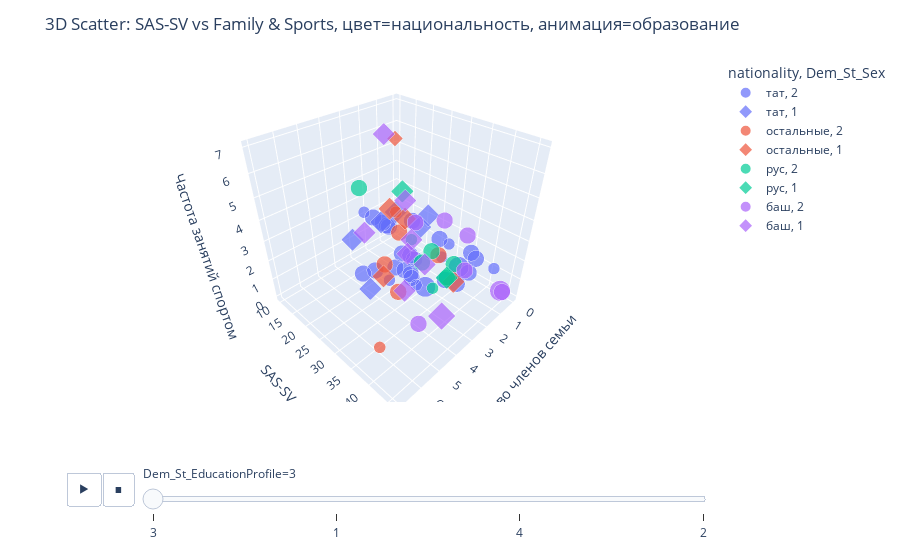

The cell this chart's notebook holds for it:
### Markdown cell above
### По графику видно, что значимой зависимости между уровнем финансового состояния, наличием полной семьи, билингизмом и выраженностью зависимости от смартфона (SAS-SV) не наблюдается. Большинство участников демонстрируют средний уровень зависимости, независимо от семейного и финансового статуса.

### Code cell
import plotly.express as px

# Добавляем нужные колонки для hover
cols = ['Family_amount', 'SAS-SV', 'sports_frequency', 'nationality', 
        'income_level', 'Dem_St_Sex', 'Dem_St_EducationProfile', 'id',
        'Dem_St_Age', 'Fin_level', 'sports_name']

df_clean = df[cols].dropna()

fig = px.scatter_3d(
    df_clean,
    x='Family_amount',
    y='SAS-SV',
    z='sports_frequency',
    color='nationality',        
    size='income_level',         
    symbol='Dem_St_Sex',        
    hover_data=['Dem_St_Age','Fin_level','sports_name'],
    animation_frame='Dem_St_EducationProfile',  
    animation_group='id'        
)

fig.update_layout(
    title="3D Scatter: SAS-SV vs Family & Sports, цвет=национальность, анимация=образование",
    scene=dict(
        xaxis_title='Количество членов семьи',
        yaxis_title='SAS-SV',
        zaxis_title='Частота занятий спортом'
    )
)

fig.show()

### Figure 1 — Plotly figure (JSON) as saved in the notebook; plotly's stock layout.template omitted (floating-point values rounded to 4 significant figures)
{"data": [{"customdata": [[21, 5, "Фитнес"], [20, 6, "nan"], [20, 7, "nan"], [18, 5, "Плавание"], [19, 5, "Танцы"], [21, 6, "nan"], [18, 6, "nan"], [18, 5, "nan"], [21, 3, "nan"], [18, 5, "nan"], [25, 6, "Большой теннис"], [21, 5, "nan"], [20, 7, "Баскетбол"], [18, 6, "Волейбол"], [21, 5, "Растяжка"], [18, 4, "Домашние тренировки"], [21, 6, "nan"], [18, 8, "nan"], [21, 6, "nan"], [20, 5, "nan"], [18, 6, "Баскетбол"], [22, 6, "nan"], [25, 5, "nan"], [18, 8, "Растяжка, плаванье"], [18, 4, "nan"], [21, 6, "nan"], [21, 5, "Финтес, кардио"], [22, 5, "nan"]], "hovertemplate": "nationality=тат<br>Dem_St_Sex=2<br>Dem_St_EducationProfile=3<br>Family_amount=%{x}<br>SAS-SV=%{y}<br>sports_frequency=%{z}<br>income_level=%{marker.size}<br>Dem_St_Age=%{customdata[0]}<br>Fin_level=%{customdata[1]}<br>sports_name=%{customdata[2]}<extra></extra>", "ids": [2623, 2692, 2681, 2676, 2719, 2618, 2712, 2688, 2674, 2701, 2611, 2622, 2672, 2693, 2671, 2717, 2668, 2708, 2658, 2645, 2700, 2657, 2660, 2716, 2697, 2670, 2644, 2710], "legendgroup": "тат, 2", "marker": {"color": "#636efa", "size": [2, 1, 2, 2, 2, 2, 2, 2, 2, 2, 1, 2, 2, 1, 2, 2, 2, 1, 2, 2, 2, 1, 3, 2, 3, 2, 1, 2], "sizemode": "area", "sizeref": 0.0075, "symbol": "circle"}, "mode": "markers", "name": "тат, 2", "scene": "scene", "showlegend": true, "type": "scatter3d", "x": [3, 3, 3, 2, 3, 3, 1, 5, 3, 3, 0, 2, 3, 3, 2, 2, 0, 4, 2, 1, 3, 1, 1, 2, 3, 0, 0, 2], "y": [27, 23, 39, 41, 21, 30, 20, 26, 25, 18, 41, 23, 23, 15, 26, 41, 25, 36, 25, 35, 18, 30, 35, 17, 34, 36, 28, 25], "z": [2, 0, 2, 3, 3, 1, 0, 2, 1, 0, 1, 0, 3, 3, 1, 2, 1, 2, 3, 0, 3, 1, 1, 2, 1, 1, 1, 0]}, {"customdata": [[18, 4, "nan"], [21, 5, "Кикбоксинг"], [21, 5, "Калистеника"], [21, 7, "Тренажерный зал"], [21, 4, "Футбол"], [21, 5, "Волейбол"]], "hovertemplate": "nationality=тат<br>Dem_St_Sex=1<br>Dem_St_EducationProfile=3<br>Family_amount=%{x}<br>SAS-SV=%{y}<br>sports_frequency=%{z}<br>income_level=%{marker.size}<br>Dem_St_Age=%{customdata[0]}<br>Fin_level=%{customdata[1]}<br>sports_name=%{customdata[2]}<extra></extra>", "ids": [2713, 2648, 2630, 2649, 2655, 2735], "legendgroup": "тат, 1", "marker": {"color": "#636efa", "size": [2, 2, 2, 2, 2, 2], "sizemode": "area", "sizeref": 0.0075, "symbol": "diamond"}, "mode": "markers", "name": "тат, 1", "scene": "scene", "showlegend": true, "type": "scatter3d", "x": [4, 2, 3, 2, 0, 1], "y": [22, 20, 10, 15, 21, 23], "z": [0, 3, 1, 2, 2, 2]}, {"customdata": [[19, 2, "Домашние тренировки"], [18, 5, "nan"], [21, 11, "nan"], [20, 6, "Мас-рестлинг"], [18, 5, "Танца, волейбол, баскетбол, лапта"], [18, 6, "Волейбол, бадминтон"]], "hovertemplate": "nationality=остальные<br>Dem_St_Sex=2<br>Dem_St_EducationProfile=3<br>Family_amount=%{x}<br>SAS-SV=%{y}<br>sports_frequency=%{z}<br>income_level=%{marker.size}<br>Dem_St_Age=%{customdata[0]}<br>Fin_level=%{customdata[1]}<br>sports_name=%{customdata[2]}<extra></extra>", "ids": [2683, 2689, 2737, 2613, 2707, 2711], "legendgroup": "остальные, 2", "marker": {"color": "#EF553B", "size": [2, 1, 2, 1, 2, 2], "sizemode": "area", "sizeref": 0.0075, "symbol": "circle"}, "mode": "markers", "name": "остальные, 2", "scene": "scene", "showlegend": true, "type": "scatter3d", "x": [1, 2, 4, 7, 1, 4], "y": [16, 20, 31, 42, 29, 27], "z": [1, 3, 1, 2, 1, 2]}, {"customdata": [[18, 4, "nan"], [18, 7, "Бокс"], [21, 4, "Настольный теннис, турники"], [21, 11, "Футбол"], [21, 11, "nan"]], "hovertemplate": "nationality=остальные<br>Dem_St_Sex=1<br>Dem_St_EducationProfile=3<br>Family_amount=%{x}<br>SAS-SV=%{y}<br>sports_frequency=%{z}<br>income_level=%{marker.size}<br>Dem_St_Age=%{customdata[0]}<br>Fin_level=%{customdata[1]}<br>sports_name=%{customdata[2]}<extra></extra>", "ids": [2702, 2720, 2703, 2633, 2646], "legendgroup": "остальные, 1", "marker": {"color": "#EF553B", "size": [2, 1, 2, 2, 2], "sizemode": "area", "sizeref": 0.0075, "symbol": "diamond"}, "mode": "markers", "name": "остальные, 1", "scene": "scene", "showlegend": true, "type": "scatter3d", "x": [3, 3, 2, 1, 1], "y": [21, 25, 18, 18, 34], "z": [0, 7, 3, 2, 0]}, {"customdata": [[18, 7, "Танцы"], [19, 6, "Танцы"], [21, 6, "nan"], [18, 6, "nan"], [18, 6, "nan"], [18, 8, "Зарядка"], [21, 8, "nan"]], "hovertemplate": "nationality=рус<br>Dem_St_Sex=2<br>Dem_St_EducationProfile=3<br>Family_amount=%{x}<br>SAS-SV=%{y}<br>sports_frequency=%{z}<br>income_level=%{marker.size}<br>Dem_St_Age=%{customdata[0]}<br>Fin_level=%{customdata[1]}<br>sports_name=%{customdata[2]}<extra></extra>", "ids": [2706, 2679, 2740, 2690, 2677, 2691, 2653], "legendgroup": "рус, 2", "marker": {"color": "#00cc96", "size": [2, 2, 2, 2, 2, 1, 1], "sizemode": "area", "sizeref": 0.0075, "symbol": "circle"}, "mode": "markers", "name": "рус, 2", "scene": "scene", "showlegend": true, "type": "scatter3d", "x": [4, 2, 1, 1, 0, 2, 2], "y": [20, 31, 32, 24, 30, 25, 32], "z": [5, 2, 0, 0, 0, 2, 0]}, {"customdata": [[19, 4, "Легкая атлетика"], [19, 4, "nan"]], "hovertemplate": "nationality=рус<br>Dem_St_Sex=1<br>Dem_St_EducationProfile=3<br>Family_amount=%{x}<br>SAS-SV=%{y}<br>sports_frequency=%{z}<br>income_level=%{marker.size}<br>Dem_St_Age=%{customdata[0]}<br>Fin_level=%{customdata[1]}<br>sports_name=%{customdata[2]}<extra></extra>", "ids": [2698, 2675], "legendgroup": "рус, 1", "marker": {"color": "#00cc96", "size": [2, 2], "sizemode": "area", "sizeref": 0.0075, "symbol": "diamond"}, "mode": "markers", "name": "рус, 1", "scene": "scene", "showlegend": true, "type": "scatter3d", "x": [3, 1], "y": [27, 32], "z": [5, 0]}, {"customdata": [[18, 7, "Домашние тренировки, кардио"], [21, 6, "nan"], [21, 4, "Физическая культура"], [18, 5, "Танцы"], [21, 7, "Фитнес"], [21, 7, "Плавание"], [18, 5, "nan"]], "hovertemplate": "nationality=баш<br>Dem_St_Sex=2<br>Dem_St_EducationProfile=3<br>Family_amount=%{x}<br>SAS-SV=%{y}<br>sports_frequency=%{z}<br>income_level=%{marker.size}<br>Dem_St_Age=%{customdata[0]}<br>Fin_level=%{customdata[1]}<br>sports_name=%{customdata[2]}<extra></extra>", "ids": [2695, 2673, 2661, 2684, 2624, 2628, 2718], "legendgroup": "баш, 2", "marker": {"color": "#ab63fa", "size": [2, 2, 3, 2, 2, 2, 2], "sizemode": "area", "sizeref": 0.0075, "symbol": "circle"}, "mode": "markers", "name": "баш, 2", "scene": "scene", "showlegend": true, "type": "scatter3d", "x": [1, 0, 1, 2, 2, 0, 4], "y": [30, 44, 46, 40, 26, 33, 37], "z": [3, 0, 1, 2, 3, 2, 0]}, {"customdata": [[21, 5, "Кикбоксинг"], [18, 7, "Легкая атлетика, плавание"], [18, 4, "Танцы"], [18, 4, "nan"], [20, 4, "nan"], [21, 5, "nan"], [22, 3, "nan"], [21, 5, "Волейбол, футбол"]], "hovertemplate": "nationality=баш<br>Dem_St_Sex=1<br>Dem_St_EducationProfile=3<br>Family_amount=%{x}<br>SAS-SV=%{y}<br>sports_frequency=%{z}<br>income_level=%{marker.size}<br>Dem_St_Age=%{customdata[0]}<br>Fin_level=%{customdata[1]}<br>sports_name=%{customdata[2]}<extra></extra>", "ids": [2610, 2715, 2704, 2714, 2654, 2627, 2617, 2669], "legendgroup": "баш, 1", "marker": {"color": "#ab63fa", "size": [2, 2, 2, 3, 2, 2, 2, 2], "sizemode": "area", "sizeref": 0.0075, "symbol": "diamond"}, "mode": "markers", "name": "баш, 1", "scene": "scene", "showlegend": true, "type": "scatter3d", "x": [2, 4, 3, 3, 1, 3, 1, 1], "y": [25, 21, 22, 39, 25, 28, 19, 18], "z": [2, 3, 7, 0, 0, 0, 0, 3]}], "layout": {"legend": {"itemsizing": "constant", "title": {"text": "nationality, Dem_St_Sex"}, "tracegroupgap": 0}, "margin": {"t": 60}, "scene": {"domain": {"x": [0, 1], "y": [0, 1]}, "xaxis": {"title": {"text": "Количество членов семьи"}}, "yaxis": {"title": {"text": "SAS-SV"}}, "zaxis": {"title": {"text": "Частота занятий спортом"}}}, "sliders": [{"active": 0, "currentvalue": {"prefix": "Dem_St_EducationProfile="}, "len": 0.9, "pad": {"b": 10, "t": 60}, "steps": [{"args": [["3"], {"frame": {"duration": 0, "redraw": true}, "fromcurrent": true, "mode": "immediate", "transition": {"duration": 0, "easing": "linear"}}], "label": "3", "method": "animate"}, {"args": [["1"], {"frame": {"duration": 0, "redraw": true}, "fromcurrent": true, "mode": "immediate", "transition": {"duration": 0, "easing": "linear"}}], "label": "1", "method": "animate"}, {"args": [["4"], {"frame": {"duration": 0, "redraw": true}, "fromcurrent": true, "mode": "immediate", "transition": {"duration": 0, "easing": "linear"}}], "label": "4", "method": "animate"}, {"args": [["2"], {"frame": {"duration": 0, "redraw": true}, "fromcurrent": true, "mode": "immediate", "transition": {"duration": 0, "easing": "linear"}}], "label": "2", "method": "animate"}], "x": 0.1, "xanchor": "left", "y": 0, "yanchor": "top"}], "title": {"text": "3D Scatter: SAS-SV vs Family & Sports, цвет=национальность, анимация=образование"}, "updatemenus": [{"buttons": [{"args": [null, {"frame": {"duration": 500, "redraw": true}, "fromcurrent": true, "mode": "immediate", "transition": {"duration": 500, "easing": "linear"}}], "label": "&#9654;", "method": "animate"}, {"args": [[null], {"frame": {"duration": 0, "redraw": true}, "fromcurrent": true, "mode": "immediate", "transition": {"duration": 0, "easing": "linear"}}], "label": "&#9724;", "method": "animate"}], "direction": "left", "pad": {"r": 10, "t": 70}, "showactive": false, "type": "buttons", "x": 0.1, "xanchor": "right", "y": 0, "yanchor": "top"}]}}
